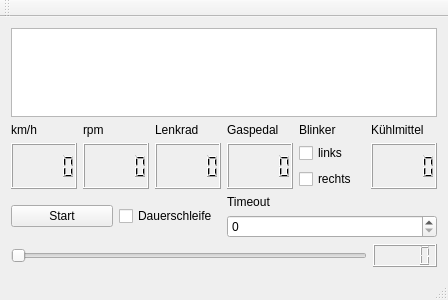
<?xml version="1.0" encoding="UTF-8"?>
<ui version="4.0">
 <class>MainWindow</class>
 <widget class="QMainWindow" name="MainWindow">
  <property name="geometry">
   <rect>
    <x>0</x>
    <y>0</y>
    <width>448</width>
    <height>300</height>
   </rect>
  </property>
  <property name="windowTitle">
   <string>MainWindow</string>
  </property>
  <widget class="QWidget" name="centralWidget">
   <layout class="QVBoxLayout" name="verticalLayout">
    <item>
     <widget class="QSvgView" name="graphicsView">
      <property name="sizePolicy">
       <sizepolicy hsizetype="Expanding" vsizetype="Expanding">
        <horstretch>0</horstretch>
        <verstretch>0</verstretch>
       </sizepolicy>
      </property>
     </widget>
    </item>
    <item>
     <layout class="QGridLayout" name="gridLayout">
      <item row="1" column="1">
       <widget class="QLCDNumber" name="lcdRpm"/>
      </item>
      <item row="1" column="0">
       <widget class="QLCDNumber" name="lcdKmh"/>
      </item>
      <item row="1" column="3">
       <widget class="QLCDNumber" name="lcdGaspedal"/>
      </item>
      <item row="1" column="2">
       <widget class="QLCDNumber" name="lcdSteering"/>
      </item>
      <item row="0" column="1">
       <widget class="QLabel" name="label_2">
        <property name="text">
         <string>rpm</string>
        </property>
       </widget>
      </item>
      <item row="0" column="3">
       <widget class="QLabel" name="label_4">
        <property name="text">
         <string>Gaspedal</string>
        </property>
       </widget>
      </item>
      <item row="0" column="0">
       <widget class="QLabel" name="label">
        <property name="text">
         <string>km/h</string>
        </property>
       </widget>
      </item>
      <item row="0" column="2">
       <widget class="QLabel" name="label_3">
        <property name="text">
         <string>Lenkrad</string>
        </property>
       </widget>
      </item>
      <item row="0" column="4">
       <widget class="QLabel" name="label_5">
        <property name="text">
         <string>Blinker</string>
        </property>
       </widget>
      </item>
      <item row="1" column="4">
       <layout class="QVBoxLayout" name="verticalLayout_3">
        <item>
         <widget class="QCheckBox" name="checkBoxBlinkerLinks">
          <property name="text">
           <string>links</string>
          </property>
         </widget>
        </item>
        <item>
         <widget class="QCheckBox" name="checkBoxBlinkerRechts">
          <property name="text">
           <string>rechts</string>
          </property>
         </widget>
        </item>
       </layout>
      </item>
      <item row="0" column="5">
       <widget class="QLabel" name="label_6">
        <property name="text">
         <string>Kühlmittel</string>
        </property>
       </widget>
      </item>
      <item row="1" column="5">
       <widget class="QLCDNumber" name="lcdTemperature"/>
      </item>
     </layout>
    </item>
    <item>
     <layout class="QHBoxLayout" name="horizontalLayout">
      <item>
       <layout class="QVBoxLayout" name="verticalLayout_5">
        <item>
         <layout class="QHBoxLayout" name="horizontalLayout_2">
          <item>
           <widget class="QPushButton" name="pushButton">
            <property name="text">
             <string>Start</string>
            </property>
            <property name="checkable">
             <bool>true</bool>
            </property>
           </widget>
          </item>
          <item>
           <widget class="QCheckBox" name="checkBox_3">
            <property name="text">
             <string>Dauerschleife</string>
            </property>
           </widget>
          </item>
         </layout>
        </item>
       </layout>
      </item>
      <item>
       <layout class="QVBoxLayout" name="verticalLayout_4">
        <item>
         <widget class="QLabel" name="label_7">
          <property name="text">
           <string>Timeout</string>
          </property>
         </widget>
        </item>
        <item>
         <widget class="QSpinBox" name="changePlaySpeed"/>
        </item>
       </layout>
      </item>
     </layout>
    </item>
    <item>
     <layout class="QHBoxLayout" name="horizontalLayout_3">
      <item>
       <widget class="QSlider" name="playPosition">
        <property name="orientation">
         <enum>Qt::Horizontal</enum>
        </property>
       </widget>
      </item>
      <item>
       <widget class="QLCDNumber" name="lcdTimer">
        <property name="smallDecimalPoint">
         <bool>false</bool>
        </property>
       </widget>
      </item>
     </layout>
    </item>
   </layout>
  </widget>
  <widget class="QMenuBar" name="menuBar">
   <property name="geometry">
    <rect>
     <x>0</x>
     <y>0</y>
     <width>448</width>
     <height>19</height>
    </rect>
   </property>
  </widget>
  <widget class="QToolBar" name="mainToolBar">
   <attribute name="toolBarArea">
    <enum>TopToolBarArea</enum>
   </attribute>
   <attribute name="toolBarBreak">
    <bool>false</bool>
   </attribute>
  </widget>
  <widget class="QStatusBar" name="statusBar"/>
 </widget>
 <layoutdefault spacing="6" margin="11"/>
 <customwidgets>
  <customwidget>
   <class>QSvgView</class>
   <extends>QGraphicsView</extends>
   <header>qsvgview.h</header>
  </customwidget>
 </customwidgets>
 <resources/>
 <connections/>
</ui>
